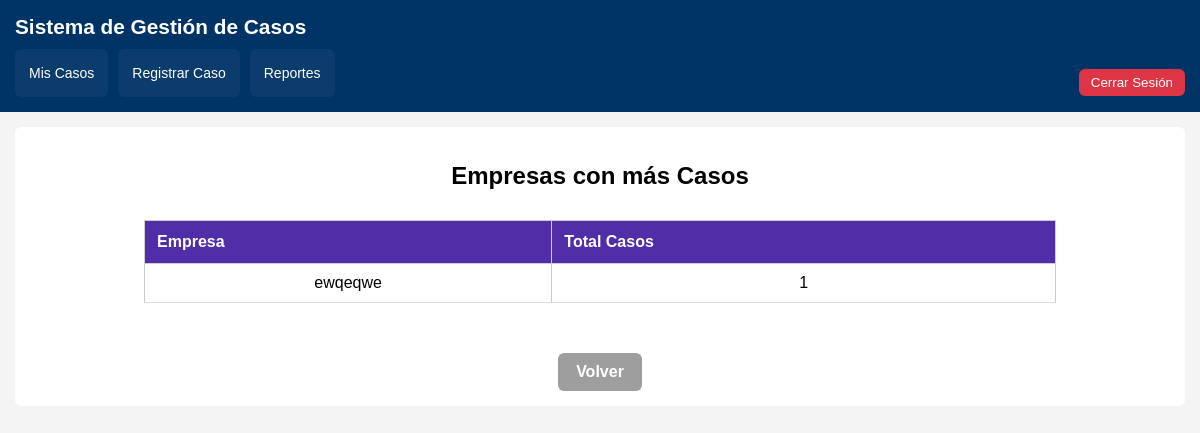
/reportes/empresas/ (signed in), run on an earlier commit of the app's database.
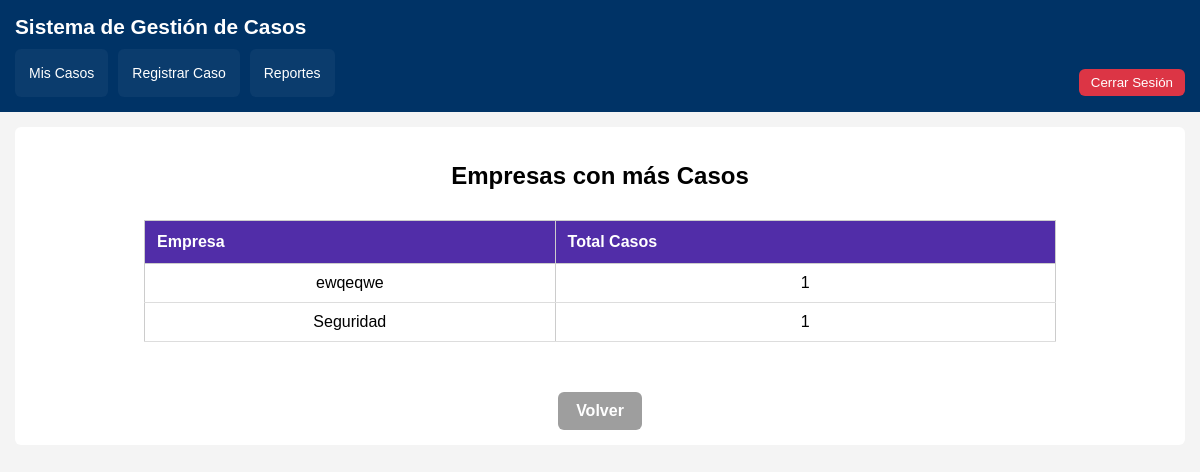
And on a later commit of the database.
### casos/models.py (models this page shows)
class Caso(models.Model):
    id_caso = models.CharField(max_length=50)
    nro_expediente = models.CharField(max_length=50)
    investigador = models.ForeignKey(
        'usuarios.Usuario',
        on_delete=models.SET_NULL,
        null=True,
        blank=True
    )
    fecha_inicio = models.DateField()
    fecha_creacion = models.DateTimeField(auto_now_add=True)
    dias = models.IntegerField()
    mes = models.CharField(max_length=20)
    movil_afectado = models.CharField(max_length=100)
    TIPOS_CASO = [
    ('GESTION', 'Gestión'),
    ('RECLAMO', 'Reclamo'),
    ('CASO', 'Caso'),
    ]
    tipo_caso = models.CharField(
        max_length=20,
        choices=TIPOS_CASO
    )
    tipo_irregularidad = models.CharField(max_length=100)
    subtipo_irregularidad = models.CharField(max_length=100)
    objetivo_agraviado = models.CharField(max_length=200)
    incidencia = models.TextField()
    duracion_dias = models.IntegerField()
    descripcion_modus_operandi = models.TextField()
    area_apoyo = models.CharField(max_length=200)
    deteccion_procedencia = models.TextField()
    diagnostico = models.TextField()
    actuaciones = models.TextField()
    conclusiones = models.TextField()
    observaciones = models.TextField()
    soporte = models.FileField(
        upload_to='soportes/',
        validators=[
            FileExtensionValidator(
                allowed_extensions=['pdf', 'jpg', 'jpeg', 'png']
            )
        ],
        blank=True,
        null=True
    )
    ESTATUS = [
        ('ABIERTO', 'Abierto'),
        ('ASIGNADO', 'Asignado'),
        ('CERRADO', 'Cerrado'),
    ]
    estatus = models.CharField(max_length=20, choices=ESTATUS)

### reportes/views.py (the view)
# urls.py: path('<str:tipo>/', views.generar_reporte, name='generar_reporte'),
@login_required
def generar_reporte(request, tipo):
    if request.user.is_staff:
        return redirect('listar_casos')
    factory = ReporteFactory()
    reporte = factory.crear_reporte(tipo)
    datos = reporte.generar()
    return render(request, f'reportes/reporte_{tipo}.html', {
        'datos': datos
    })

### casos/context_processors.py (called while the page is built)
def alarmas_globales(request):
    if not request.user.is_authenticated:
        return {}
    alarmas = []
    hoy = timezone.now().date()
    if request.user.is_staff:
        sin_asignar = Caso.objects.filter(estatus='Abierto').count()
        if sin_asignar > 0:
            alarmas.append(f"Hay {sin_asignar} casos sin asignar")
    casos = Caso.objects.filter(fecha_inicio__isnull=False)
    for caso in casos:
        if hasattr(caso, 'duracion_dias') and caso.fecha_inicio and caso.duracion_dias:
            fecha_limite = caso.fecha_inicio + timedelta(days=caso.duracion_dias)
            if fecha_limite < hoy:
                alarmas.append(f"El caso {caso.id_caso} está vencido")
    return {
        'alarmas': alarmas
    }

### reportes/factory.py (called while the page is built)
    def generar(self):
        return (
            Caso.objects
            .values('area_apoyo')
            .annotate(total=Count('id'))
            .order_by('-total')
        )

    @staticmethod
    def crear_reporte(tipo):
        if tipo == "empresas":
            return ReporteEmpresas()
        elif tipo == "investigadores":
            return ReporteInvestigadores()
        else:
            raise ValueError("Tipo de reporte no válido")

### reportes/templates/reportes/reporte_empresas.html
{% extends 'base.html' %}
{% block contenido %}
<h2 style="text-align:center;">Empresas con más Casos</h2>
<table class="tabla-reporte">
    <tr>
        <th>Empresa</th>
        <th>Total Casos</th>
    </tr>
    {% for item in datos %}
    <tr>
        <td>{{ item.area_apoyo }}</td>
        <td>{{ item.total }}</td>
    </tr>
    {% empty %}
    <tr>
        <td colspan="2">No hay datos.</td>
    </tr>
    {% endfor %}
</table>
<div style="text-align:center;">
    <a href="{% url 'panel_reportes' %}" class="btn-volver">
        Volver
    </a>
</div>
{% endblock %}

What changed in the data, as far as the page shows it:
added Caso: area_apoyo "Seguridad", total "1"
